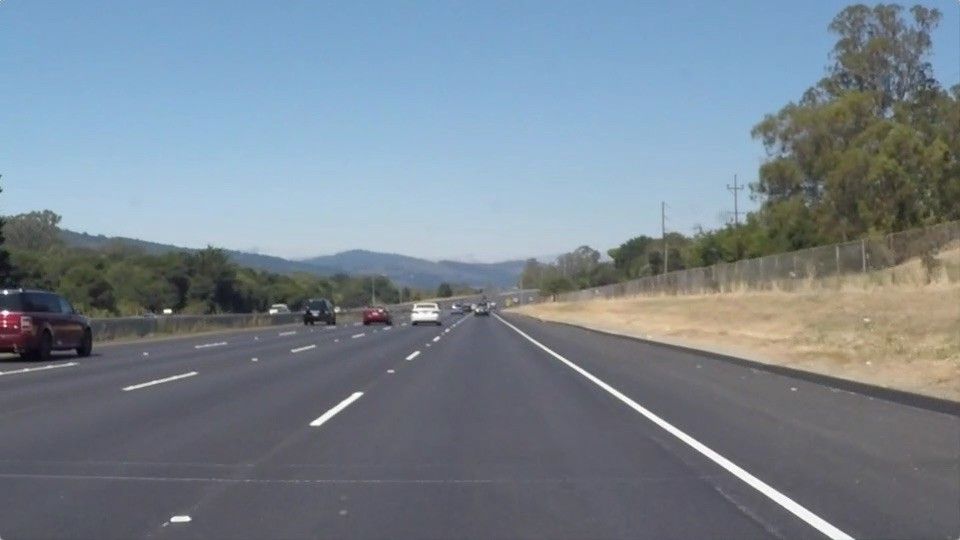
#> input picture Edge_detection/opencv_implement/road.jpg, 960 x 540 px
$ python Hough.py
#> lines starting #> are read from the running program, lines starting #| are printed output that depends on the picture; after the words box and inside, x2 and y2 are one past the last pixel; in counts of white or black regions, pixels touching at a corner belong together
import cv2
import numpy as np

img = cv2.imread('./road.jpg', 0) # read the gray image
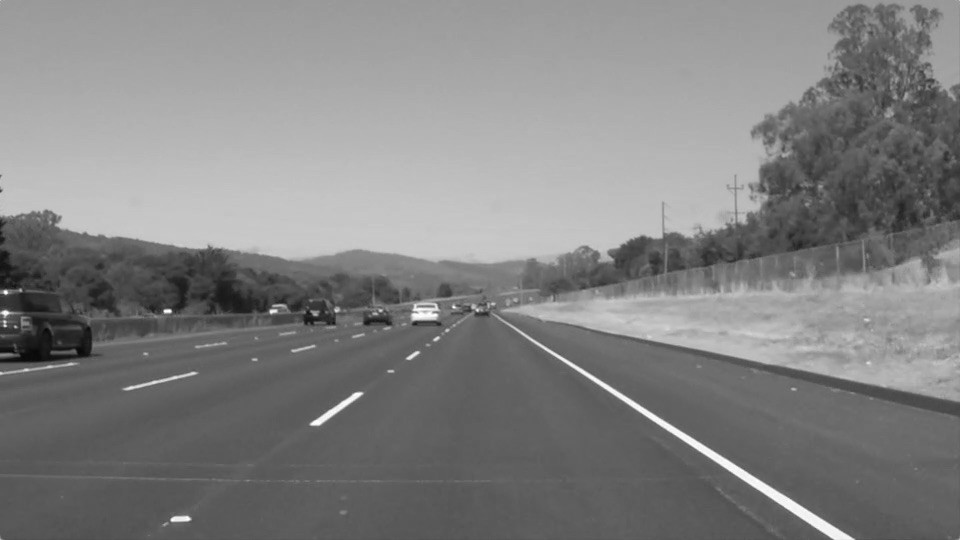
#> img: shape (540, 960); min 6, max 255, mean 130.1
edges = cv2.Canny(img, 200, 300)
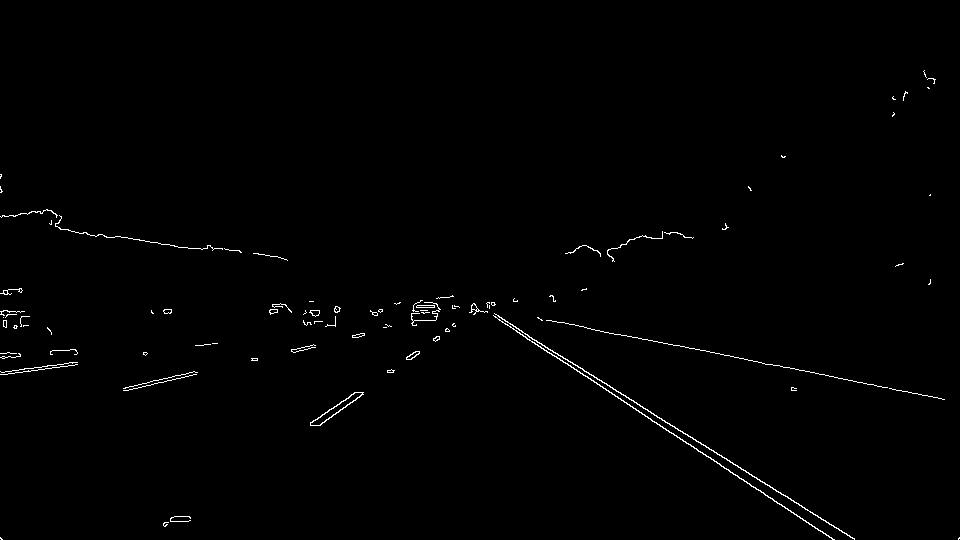
#> edges: shape (540, 960); 0.74% white in thin lines or dots, all inside (x1, y1, x2, y2) = (0, 70, 960, 540)
minLineLength = 20
maxLineGap = 5

lines = cv2.HoughLinesP(edges, 1, np.pi/180, 100, minLineLength, maxLineGap)
#> lines = 27 rows, first 6: [769, 486, 785, 496], [586, 371, 613, 388], [801, 506, 832, 525], [515, 330, 610, 392], [614, 389, 643, 407], [706, 351, 723, 354]
for x1, y1, x2, y2 in lines[0]:
    cv2.line(img, (x1, y1), (x2, y2), (0, 255, 0), 2)
#> this loop made 1 pass
#> img: shape (540, 960); 0.01% of pixels changed, all inside (x1, y1, x2, y2) = (768, 485, 787, 498)


cv2.imshow('edges', edges)
cv2.imshow('lines', img)

cv2.waitKey()
#> (the run stopped early here; a loop or call above may not have finished)
